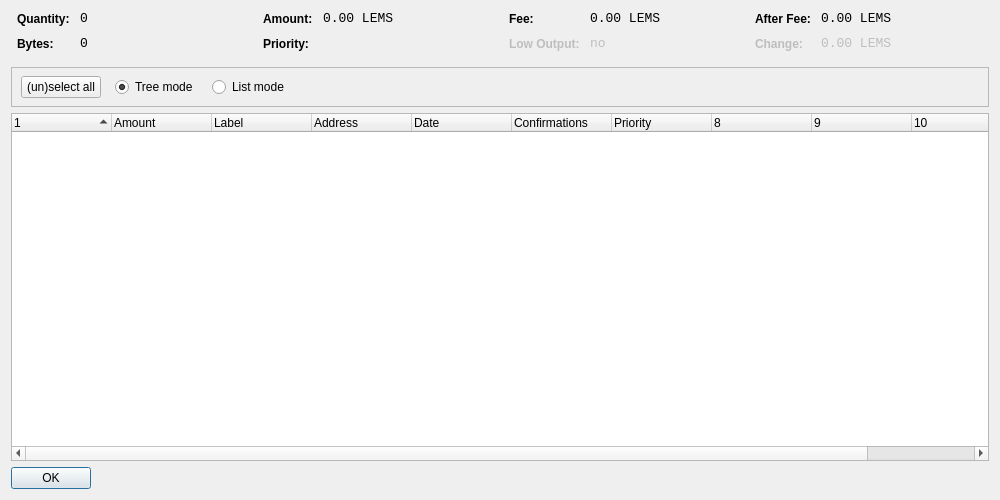
<?xml version="1.0" encoding="UTF-8"?>
<ui version="4.0">
 <class>CoinControlDialog</class>
 <widget class="QDialog" name="CoinControlDialog">
  <property name="geometry">
   <rect>
    <x>0</x>
    <y>0</y>
    <width>1000</width>
    <height>500</height>
   </rect>
  </property>
  <property name="windowTitle">
   <string>Coin Control</string>
  </property>
  <layout class="QVBoxLayout" name="verticalLayout">
   <item>
    <layout class="QHBoxLayout" name="horizontalLayoutTop" stretch="0,0,0,0">
     <property name="topMargin">
      <number>0</number>
     </property>
     <property name="bottomMargin">
      <number>10</number>
     </property>
     <item>
      <layout class="QFormLayout" name="formLayoutCoinControl1">
       <property name="horizontalSpacing">
        <number>10</number>
       </property>
       <property name="verticalSpacing">
        <number>10</number>
       </property>
       <property name="leftMargin">
        <number>6</number>
       </property>
       <property name="rightMargin">
        <number>6</number>
       </property>
       <item row="0" column="0">
        <widget class="QLabel" name="labelCoinControlQuantityText">
         <property name="styleSheet">
          <string notr="true">font-weight:bold;</string>
         </property>
         <property name="text">
          <string>Quantity:</string>
         </property>
        </widget>
       </item>
       <item row="0" column="1">
        <widget class="QLabel" name="labelCoinControlQuantity">
         <property name="font">
          <font>
           <family>Monospace</family>
           <pointsize>10</pointsize>
          </font>
         </property>
         <property name="cursor">
          <cursorShape>IBeamCursor</cursorShape>
         </property>
         <property name="contextMenuPolicy">
          <enum>Qt::ActionsContextMenu</enum>
         </property>
         <property name="text">
          <string notr="true">0</string>
         </property>
         <property name="textInteractionFlags">
          <set>Qt::LinksAccessibleByMouse|Qt::TextSelectableByKeyboard|Qt::TextSelectableByMouse</set>
         </property>
        </widget>
       </item>
       <item row="1" column="0">
        <widget class="QLabel" name="labelCoinControlBytesText">
         <property name="styleSheet">
          <string notr="true">font-weight:bold;</string>
         </property>
         <property name="text">
          <string>Bytes:</string>
         </property>
        </widget>
       </item>
       <item row="1" column="1">
        <widget class="QLabel" name="labelCoinControlBytes">
         <property name="font">
          <font>
           <family>Monospace</family>
           <pointsize>10</pointsize>
          </font>
         </property>
         <property name="cursor">
          <cursorShape>IBeamCursor</cursorShape>
         </property>
         <property name="contextMenuPolicy">
          <enum>Qt::ActionsContextMenu</enum>
         </property>
         <property name="text">
          <string notr="true">0</string>
         </property>
         <property name="textInteractionFlags">
          <set>Qt::LinksAccessibleByMouse|Qt::TextSelectableByKeyboard|Qt::TextSelectableByMouse</set>
         </property>
        </widget>
       </item>
      </layout>
     </item>
     <item>
      <layout class="QFormLayout" name="formLayoutCoinControl2">
       <property name="horizontalSpacing">
        <number>10</number>
       </property>
       <property name="verticalSpacing">
        <number>10</number>
       </property>
       <property name="leftMargin">
        <number>6</number>
       </property>
       <property name="rightMargin">
        <number>6</number>
       </property>
       <item row="0" column="0">
        <widget class="QLabel" name="labelCoinControlAmountText">
         <property name="styleSheet">
          <string notr="true">font-weight:bold;</string>
         </property>
         <property name="text">
          <string>Amount:</string>
         </property>
        </widget>
       </item>
       <item row="0" column="1">
        <widget class="QLabel" name="labelCoinControlAmount">
         <property name="font">
          <font>
           <family>Monospace</family>
           <pointsize>10</pointsize>
          </font>
         </property>
         <property name="cursor">
          <cursorShape>IBeamCursor</cursorShape>
         </property>
         <property name="contextMenuPolicy">
          <enum>Qt::ActionsContextMenu</enum>
         </property>
         <property name="text">
          <string notr="true">0.00 LEMS</string>
         </property>
         <property name="textInteractionFlags">
          <set>Qt::LinksAccessibleByMouse|Qt::TextSelectableByKeyboard|Qt::TextSelectableByMouse</set>
         </property>
        </widget>
       </item>
       <item row="1" column="0">
        <widget class="QLabel" name="labelCoinControlPriorityText">
         <property name="styleSheet">
          <string notr="true">font-weight:bold;</string>
         </property>
         <property name="text">
          <string>Priority:</string>
         </property>
        </widget>
       </item>
       <item row="1" column="1">
        <widget class="QLabel" name="labelCoinControlPriority">
         <property name="font">
          <font>
           <family>Monospace</family>
           <pointsize>10</pointsize>
          </font>
         </property>
         <property name="cursor">
          <cursorShape>IBeamCursor</cursorShape>
         </property>
         <property name="contextMenuPolicy">
          <enum>Qt::ActionsContextMenu</enum>
         </property>
         <property name="text">
          <string/>
         </property>
         <property name="textInteractionFlags">
          <set>Qt::LinksAccessibleByMouse|Qt::TextSelectableByKeyboard|Qt::TextSelectableByMouse</set>
         </property>
        </widget>
       </item>
      </layout>
     </item>
     <item>
      <layout class="QFormLayout" name="formLayoutCoinControl3">
       <property name="horizontalSpacing">
        <number>10</number>
       </property>
       <property name="verticalSpacing">
        <number>10</number>
       </property>
       <property name="leftMargin">
        <number>6</number>
       </property>
       <property name="rightMargin">
        <number>6</number>
       </property>
       <item row="0" column="0">
        <widget class="QLabel" name="labelCoinControlFeeText">
         <property name="styleSheet">
          <string notr="true">font-weight:bold;</string>
         </property>
         <property name="text">
          <string>Fee:</string>
         </property>
        </widget>
       </item>
       <item row="0" column="1">
        <widget class="QLabel" name="labelCoinControlFee">
         <property name="font">
          <font>
           <family>Monospace</family>
           <pointsize>10</pointsize>
          </font>
         </property>
         <property name="cursor">
          <cursorShape>IBeamCursor</cursorShape>
         </property>
         <property name="contextMenuPolicy">
          <enum>Qt::ActionsContextMenu</enum>
         </property>
         <property name="text">
          <string notr="true">0.00 LEMS</string>
         </property>
         <property name="textInteractionFlags">
          <set>Qt::LinksAccessibleByMouse|Qt::TextSelectableByKeyboard|Qt::TextSelectableByMouse</set>
         </property>
        </widget>
       </item>
       <item row="1" column="0">
        <widget class="QLabel" name="labelCoinControlLowOutputText">
         <property name="enabled">
          <bool>false</bool>
         </property>
         <property name="styleSheet">
          <string notr="true">font-weight:bold;</string>
         </property>
         <property name="text">
          <string>Low Output:</string>
         </property>
        </widget>
       </item>
       <item row="1" column="1">
        <widget class="QLabel" name="labelCoinControlLowOutput">
         <property name="enabled">
          <bool>false</bool>
         </property>
         <property name="font">
          <font>
           <family>Monospace</family>
           <pointsize>10</pointsize>
          </font>
         </property>
         <property name="cursor">
          <cursorShape>IBeamCursor</cursorShape>
         </property>
         <property name="contextMenuPolicy">
          <enum>Qt::ActionsContextMenu</enum>
         </property>
         <property name="text">
          <string notr="true">no</string>
         </property>
         <property name="textInteractionFlags">
          <set>Qt::LinksAccessibleByMouse|Qt::TextSelectableByKeyboard|Qt::TextSelectableByMouse</set>
         </property>
        </widget>
       </item>
      </layout>
     </item>
     <item>
      <layout class="QFormLayout" name="formLayoutCoinControl4">
       <property name="horizontalSpacing">
        <number>10</number>
       </property>
       <property name="verticalSpacing">
        <number>10</number>
       </property>
       <property name="leftMargin">
        <number>6</number>
       </property>
       <property name="rightMargin">
        <number>6</number>
       </property>
       <item row="0" column="0">
        <widget class="QLabel" name="labelCoinControlAfterFeeText">
         <property name="styleSheet">
          <string notr="true">font-weight:bold;</string>
         </property>
         <property name="text">
          <string>After Fee:</string>
         </property>
        </widget>
       </item>
       <item row="0" column="1">
        <widget class="QLabel" name="labelCoinControlAfterFee">
         <property name="font">
          <font>
           <family>Monospace</family>
           <pointsize>10</pointsize>
          </font>
         </property>
         <property name="cursor">
          <cursorShape>IBeamCursor</cursorShape>
         </property>
         <property name="contextMenuPolicy">
          <enum>Qt::ActionsContextMenu</enum>
         </property>
         <property name="text">
          <string notr="true">0.00 LEMS</string>
         </property>
         <property name="textInteractionFlags">
          <set>Qt::LinksAccessibleByMouse|Qt::TextSelectableByKeyboard|Qt::TextSelectableByMouse</set>
         </property>
        </widget>
       </item>
       <item row="1" column="0">
        <widget class="QLabel" name="labelCoinControlChangeText">
         <property name="enabled">
          <bool>false</bool>
         </property>
         <property name="styleSheet">
          <string notr="true">font-weight:bold;</string>
         </property>
         <property name="text">
          <string>Change:</string>
         </property>
        </widget>
       </item>
       <item row="1" column="1">
        <widget class="QLabel" name="labelCoinControlChange">
         <property name="enabled">
          <bool>false</bool>
         </property>
         <property name="font">
          <font>
           <family>Monospace</family>
           <pointsize>10</pointsize>
          </font>
         </property>
         <property name="cursor">
          <cursorShape>IBeamCursor</cursorShape>
         </property>
         <property name="contextMenuPolicy">
          <enum>Qt::ActionsContextMenu</enum>
         </property>
         <property name="text">
          <string notr="true">0.00 LEMS</string>
         </property>
         <property name="textInteractionFlags">
          <set>Qt::LinksAccessibleByMouse|Qt::TextSelectableByKeyboard|Qt::TextSelectableByMouse</set>
         </property>
        </widget>
       </item>
      </layout>
     </item>
    </layout>
   </item>
   <item>
    <widget class="QFrame" name="frame">
     <property name="minimumSize">
      <size>
       <width>0</width>
       <height>40</height>
      </size>
     </property>
     <property name="frameShape">
      <enum>QFrame::StyledPanel</enum>
     </property>
     <property name="frameShadow">
      <enum>QFrame::Sunken</enum>
     </property>
     <widget class="QWidget" name="horizontalLayoutWidget">
      <property name="geometry">
       <rect>
        <x>10</x>
        <y>0</y>
        <width>781</width>
        <height>41</height>
       </rect>
      </property>
      <layout class="QHBoxLayout" name="horizontalLayoutPanel" stretch="0,0,0,0,0">
       <property name="spacing">
        <number>14</number>
       </property>
       <item>
        <widget class="QPushButton" name="pushButtonSelectAll">
         <property name="sizePolicy">
          <sizepolicy hsizetype="Maximum" vsizetype="Fixed">
           <horstretch>0</horstretch>
           <verstretch>0</verstretch>
          </sizepolicy>
         </property>
         <property name="text">
          <string>(un)select all</string>
         </property>
        </widget>
       </item>
       <item>
        <widget class="QRadioButton" name="radioTreeMode">
         <property name="sizePolicy">
          <sizepolicy hsizetype="Maximum" vsizetype="Fixed">
           <horstretch>0</horstretch>
           <verstretch>0</verstretch>
          </sizepolicy>
         </property>
         <property name="text">
          <string>Tree mode</string>
         </property>
         <property name="checked">
          <bool>true</bool>
         </property>
        </widget>
       </item>
       <item>
        <widget class="QRadioButton" name="radioListMode">
         <property name="sizePolicy">
          <sizepolicy hsizetype="Maximum" vsizetype="Fixed">
           <horstretch>0</horstretch>
           <verstretch>0</verstretch>
          </sizepolicy>
         </property>
         <property name="text">
          <string>List mode</string>
         </property>
        </widget>
       </item>
       <item>
        <spacer name="horizontalSpacer">
         <property name="orientation">
          <enum>Qt::Horizontal</enum>
         </property>
         <property name="sizeHint" stdset="0">
          <size>
           <width>40</width>
           <height>20</height>
          </size>
         </property>
        </spacer>
       </item>
      </layout>
     </widget>
    </widget>
   </item>
   <item>
    <widget class="CoinControlTreeWidget" name="treeWidget">
     <property name="contextMenuPolicy">
      <enum>Qt::CustomContextMenu</enum>
     </property>
     <property name="sortingEnabled">
      <bool>false</bool>
     </property>
     <property name="columnCount">
      <number>11</number>
     </property>
     <attribute name="headerShowSortIndicator" stdset="0">
      <bool>true</bool>
     </attribute>
     <attribute name="headerStretchLastSection">
      <bool>false</bool>
     </attribute>
     <column>
      <property name="text">
       <string/>
      </property>
     </column>
     <column>
      <property name="text">
       <string>Amount</string>
      </property>
     </column>
     <column>
      <property name="text">
       <string>Label</string>
      </property>
     </column>
     <column>
      <property name="text">
       <string>Address</string>
      </property>
     </column>
     <column>
      <property name="text">
       <string>Date</string>
      </property>
     </column>
     <column>
      <property name="text">
       <string>Confirmations</string>
      </property>
      <property name="toolTip">
       <string>Confirmed</string>
      </property>
     </column>
     <column>
      <property name="text">
       <string>Priority</string>
      </property>
     </column>
     <column>
      <property name="text">
       <string/>
      </property>
     </column>
     <column>
      <property name="text">
       <string/>
      </property>
     </column>
     <column>
      <property name="text">
       <string/>
      </property>
     </column>
     <column>
      <property name="text">
       <string/>
      </property>
     </column>
    </widget>
   </item>
   <item>
    <widget class="QDialogButtonBox" name="buttonBox">
     <property name="sizePolicy">
      <sizepolicy hsizetype="Maximum" vsizetype="Fixed">
       <horstretch>0</horstretch>
       <verstretch>0</verstretch>
      </sizepolicy>
     </property>
     <property name="orientation">
      <enum>Qt::Horizontal</enum>
     </property>
     <property name="standardButtons">
      <set>QDialogButtonBox::Ok</set>
     </property>
    </widget>
   </item>
  </layout>
 </widget>
 <customwidgets>
  <customwidget>
   <class>CoinControlTreeWidget</class>
   <extends>QTreeWidget</extends>
   <header>coincontroltreewidget.h</header>
  </customwidget>
 </customwidgets>
 <resources/>
 <connections/>
</ui>
